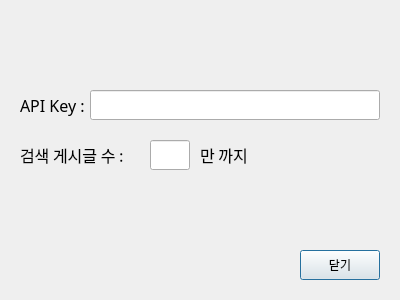
<?xml version="1.0" encoding="UTF-8"?>
<ui version="4.0">
 <class>Dialog</class>
 <widget class="QDialog" name="Dialog">
  <property name="geometry">
   <rect>
    <x>0</x>
    <y>0</y>
    <width>400</width>
    <height>300</height>
   </rect>
  </property>
  <property name="windowTitle">
   <string>Dialog</string>
  </property>
  <widget class="QLineEdit" name="lineEdit">
   <property name="geometry">
    <rect>
     <x>90</x>
     <y>90</y>
     <width>290</width>
     <height>30</height>
    </rect>
   </property>
  </widget>
  <widget class="QLabel" name="label">
   <property name="geometry">
    <rect>
     <x>20</x>
     <y>90</y>
     <width>70</width>
     <height>30</height>
    </rect>
   </property>
   <property name="font">
    <font>
     <family>굴림</family>
     <pointsize>12</pointsize>
    </font>
   </property>
   <property name="text">
    <string>API Key :</string>
   </property>
  </widget>
  <widget class="QLabel" name="label_2">
   <property name="geometry">
    <rect>
     <x>20</x>
     <y>140</y>
     <width>120</width>
     <height>30</height>
    </rect>
   </property>
   <property name="font">
    <font>
     <family>굴림</family>
     <pointsize>12</pointsize>
    </font>
   </property>
   <property name="text">
    <string>검색 게시글 수 : </string>
   </property>
  </widget>
  <widget class="QLineEdit" name="lineEdit_2">
   <property name="geometry">
    <rect>
     <x>150</x>
     <y>140</y>
     <width>40</width>
     <height>30</height>
    </rect>
   </property>
  </widget>
  <widget class="QLabel" name="label_3">
   <property name="geometry">
    <rect>
     <x>200</x>
     <y>140</y>
     <width>60</width>
     <height>30</height>
    </rect>
   </property>
   <property name="font">
    <font>
     <family>굴림</family>
     <pointsize>12</pointsize>
    </font>
   </property>
   <property name="text">
    <string>만 까지</string>
   </property>
  </widget>
  <widget class="QPushButton" name="pushButton">
   <property name="geometry">
    <rect>
     <x>300</x>
     <y>250</y>
     <width>80</width>
     <height>30</height>
    </rect>
   </property>
   <property name="text">
    <string>닫기</string>
   </property>
  </widget>
 </widget>
 <resources/>
 <connections/>
</ui>
